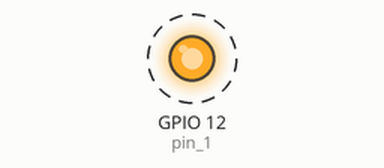
Simulated run of this sketch. Board: ESP32. Parts: output pins drawn as LEDs (lit = HIGH). Dashed ring = blinking.

Above: at 0.2 s.
Timing chart, 0 to 3.0 s (numbered marks = the images above):
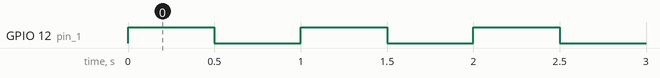

Measured:
- by itself, GPIO 12 (pin_1): alternates HIGH for 0.50 s and LOW for 0.50 s

The sketch:

multicore_semaphore.ino
```cpp
// Core definitions (assuming you have dual-core ESP32)
static const BaseType_t pro_cpu = 0;
static const BaseType_t app_cpu = 1;

// Settings
static const uint32_t task_0_delay = 500; // Time (ms) Task 0 blocks itself

// Pins
static const int pin_1 = 12; // LED pin

// Globals
static SemaphoreHandle_t bin_sem;

//*****************************************************************************
// Tasks

// Task in Core 0
void doTask0(void *parameters)
{

    // Configure pin
    pinMode(pin_1, OUTPUT);

    // Do forever
    while (1)
    {

        // Notify other task
        xSemaphoreGive(bin_sem);

        // Yield processor for a while
        vTaskDelay(task_0_delay / portTICK_PERIOD_MS);
    }
}

// Task in Core 1
void doTask1(void *parameters)
{

    // Do forever
    while (1)
    {

        // Wait for semaphore
        xSemaphoreTake(bin_sem, portMAX_DELAY);

        // Toggle LED
        digitalWrite(pin_1, !digitalRead(pin_1));
    }
}

//*****************************************************************************
// Main (runs as its own task with priority 1 on core 1)

void setup()
{

    // Create binary semaphore before starting tasks
    bin_sem = xSemaphoreCreateBinary();

    // Start Task 0 (in Core 0)
    xTaskCreatePinnedToCore(doTask0,
                            "Task 0",
                            1024,
                            NULL,
                            1,
                            NULL,
                            pro_cpu);

    // Start Task 1 (in Core 1)
    xTaskCreatePinnedToCore(doTask1,
                            "Task 1",
                            1024,
                            NULL,
                            1,
                            NULL,
                            app_cpu);

    // Delete "setup and loop" task
    vTaskDelete(NULL);
}

void loop()
{
    // Execution should never get here
}
```
